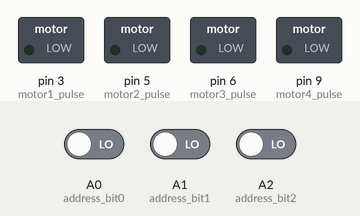
The program below on a simulated Arduino Nano, built with avr-gcc and run on an emulated ATmega328P. Shown: switched loads named in the program (green lamp = pin HIGH). Inputs (shaded band) come from the test bench; at power-on: A0 (address_bit0) LOW, A1 (address_bit1) LOW, A2 (address_bit2) LOW.

Above: at 1.2 s.
1.3 s: A0 (address_bit0) driven HIGH
At 2.0 s:
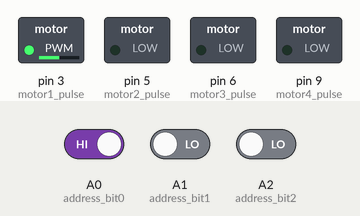
2.8 s: A1 (address_bit1) driven HIGH
At 3.9 s:
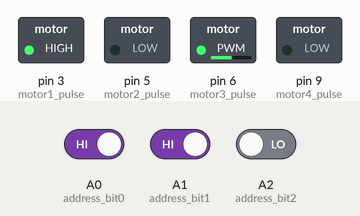
4.3 s: A2 (address_bit2) driven HIGH
At 5.5 s:
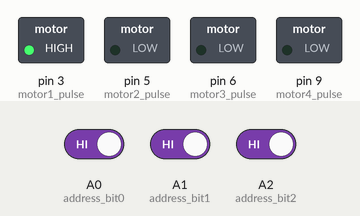
5.8 s: A2 (address_bit2) driven LOW
At 6.7 s:
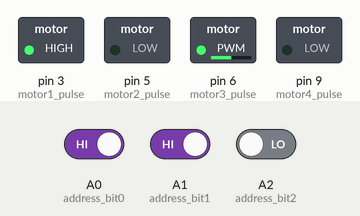
7.3 s: A0 (address_bit0) driven LOW
At 8.5 s:
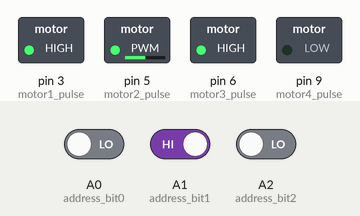
8.8 s: A1 (address_bit1) driven LOW
At 10.1 s:
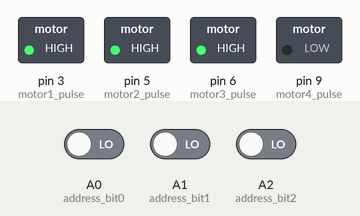
Timing chart, 0 to 11.3 s (numbered marks = the images above; inputs shaded):
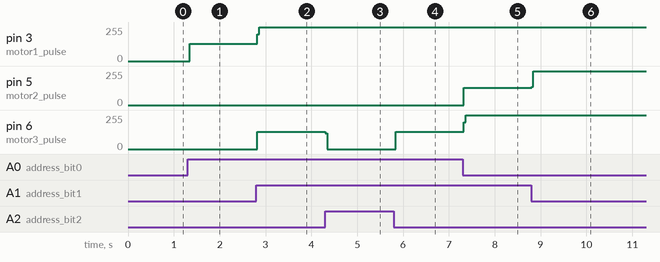

Measured:
- after the input at 1.3 s, pin 3 (motor1_pulse): 0/255 → 128/255 at once
- after the input at 2.8 s, pin 3 (motor1_pulse): 128/255 → 255/255 at once; pin 6 (motor3_pulse): 0/255 → 130/255 at once
- after the input at 4.3 s, pin 6 (motor3_pulse): 130/255 → 0/255 at once
- after the input at 5.8 s, pin 6 (motor3_pulse): 0/255 → 128/255 at once
- after the input at 7.3 s, pin 5 (motor2_pulse): 0/255 → 128/255 at once; pin 6 (motor3_pulse): 128/255 → 255/255 at once
- after the input at 8.8 s, pin 5 (motor2_pulse): 128/255 → 255/255 at once

The program:

main.cpp
```cpp
// =============================================
#include <Arduino.h>
#include"motor_drive.hpp"
#include"io_control.hpp"

unsigned long motor_timer = 0;   // get time from micros() function
const int motor_pulse_period = 500;  // time in microseconds
const int motor_pulse_period1 = 400;
unsigned int pulse_period = 0;

unsigned long stuck_timer = 0;
const int stuck_period = 2000;
bool stuck_logic = true;

bool pulse_logic = false;
int roller_state = 0;
bool running_state = false;

//************ release motor *************
int release_state = 0;

void run_printer(void);
void set_parameter_slab_down(void);
void set_parameter_slab_up(void);
void set_parameter_pull_backward(void);
void set_parameter_pull_forward(void);
void release_pulling_motor(void);

//================== setup function ===================
void setup(){
  Serial.begin(9600);
  initial_ios();
  initial_motors();
  //initial_proximeter_sensor();
  running_state = false;
}
//================== loop function ===================
void loop() {
  //********** process 6 roller motors ***************
  byte roller_address = get_address();
  //Serial.println(roller_address);
  if(running_state == false)
  {
    if(roller_address == 0)
    {
      running_state = false;
      stop_all_motors();// stop motor
      // reset parameters
    }
    else{
      running_state = true;
      roller_state = 1;
      motor_timer = micros();
      // >>> stuck processing >>>>
      stuck_logic = false;
      stuck_timer = millis();
      // ======================
    }
  }
  if(running_state == true)
  {
    switch(roller_state)
    {
      case 1:
      {
        if(stuck_logic)
        {
          pulse_period = motor_pulse_period1;
          if(millis()-stuck_timer>=stuck_period)
          {
            stuck_logic = false;
            stuck_timer = millis();
          }
        }
        else
        {
          pulse_period = motor_pulse_period;
          if(millis()-stuck_timer>=stuck_period)
          {
            stuck_logic = true;
            stuck_timer = millis();
          }
        }


        if((micros()-motor_timer)>= pulse_period)
        {
          pulse_logic =! pulse_logic;
          run_step_motor(roller_address,pulse_logic);
          motor_timer = micros();
        }
        break;
      }
      default:
      {
        running_state = false;
      }
    }
  }
}
```

io_control.cpp
```cpp
#include"io_control.hpp"

// // io assignnment for board version 1
// const int address_bit2 = A2;
// const int address_bit1 = A1;
// const int address_bit0 = A0;

// io assignnment for board version 2
const int address_bit2 = A2;
const int address_bit1 = A1;
const int address_bit0 = A0;

void initial_ios(void)
{
    // silo number
    pinMode(address_bit2,INPUT);
    pinMode(address_bit1,INPUT);
    pinMode(address_bit0,INPUT);
}

byte get_address(void){
    byte roller_address = 0x00;
    roller_address = (roller_address<<1)+digitalRead(address_bit2);
    roller_address = (roller_address<<1)+digitalRead(address_bit1);
    roller_address = (roller_address<<1)+digitalRead(address_bit0);
    return roller_address;
}
```

io_control.hpp
```cpp
#include<Arduino.h>

void initial_ios(void);
byte get_address(void);
```

motor_drive.cpp
```cpp
#include"motor_drive.hpp"

const int motor1_pulse = 3;
const int motor2_pulse = 5;
const int motor3_pulse = 6;
const int motor4_pulse = 9;

void initial_motors(void){
    pinMode(motor1_pulse,OUTPUT);
    pinMode(motor2_pulse,OUTPUT);
    pinMode(motor3_pulse,OUTPUT);
    pinMode(motor4_pulse,OUTPUT);

}


void run_step_motor(byte motor_number,bool output_logic){
    switch(motor_number){
        case 1:
        {
            digitalWrite(motor1_pulse,output_logic);
            break;
        }
        case 2:
        {
            digitalWrite(motor2_pulse,output_logic);
            break;
        }
        case 3:
        {
            digitalWrite(motor3_pulse,output_logic);
            break;
        }
        case 4:
        {
            digitalWrite(motor4_pulse,output_logic);
            break;
        }
        default:
        {
            // do nothing
        }
    }
}

void stop_all_motors(void)
{
    digitalWrite(motor1_pulse,LOW);
    digitalWrite(motor2_pulse,LOW);
    digitalWrite(motor3_pulse,LOW);
    digitalWrite(motor4_pulse,LOW);
}
```

motor_drive.hpp
```cpp
#include<Arduino.h>
void initial_motors(void);
void run_step_motor(byte motor_number,bool output_logic);
void stop_all_motors(void);
```
